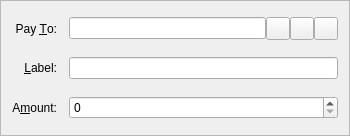
<?xml version="1.0" encoding="UTF-8"?>
<ui version="4.0">
 <class>SendCoinsEntry</class>
 <widget class="QFrame" name="SendCoinsEntry">
  <property name="geometry">
   <rect>
    <x>0</x>
    <y>0</y>
    <width>350</width>
    <height>136</height>
   </rect>
  </property>
  <property name="windowTitle">
   <string>Form</string>
  </property>
  <property name="frameShape">
   <enum>QFrame::StyledPanel</enum>
  </property>
  <property name="frameShadow">
   <enum>QFrame::Sunken</enum>
  </property>
  <layout class="QGridLayout" name="gridLayout">
   <property name="spacing">
    <number>12</number>
   </property>
   <item row="5" column="0">
    <widget class="QLabel" name="label">
     <property name="text">
      <string>A&amp;mount:</string>
     </property>
     <property name="alignment">
      <set>Qt::AlignRight|Qt::AlignTrailing|Qt::AlignVCenter</set>
     </property>
     <property name="buddy">
      <cstring>payAmount</cstring>
     </property>
    </widget>
   </item>
   <item row="3" column="0">
    <widget class="QLabel" name="label_2">
     <property name="text">
      <string>Pay &amp;To:</string>
     </property>
     <property name="alignment">
      <set>Qt::AlignRight|Qt::AlignTrailing|Qt::AlignVCenter</set>
     </property>
     <property name="buddy">
      <cstring>payTo</cstring>
     </property>
    </widget>
   </item>
   <item row="5" column="1">
    <widget class="BitcoinAmountField" name="payAmount"/>
   </item>
   <item row="4" column="0">
    <widget class="QLabel" name="label_4">
     <property name="text">
      <string>&amp;Label:</string>
     </property>
     <property name="alignment">
      <set>Qt::AlignRight|Qt::AlignTrailing|Qt::AlignVCenter</set>
     </property>
     <property name="buddy">
      <cstring>addAsLabel</cstring>
     </property>
    </widget>
   </item>
   <item row="3" column="1">
    <layout class="QHBoxLayout" name="payToLayout">
     <property name="spacing">
      <number>0</number>
     </property>
     <item>
      <widget class="QValidatedLineEdit" name="payTo">
       <property name="toolTip">
        <string>The address to send the payment to (e.g. PKG1Rku9mT5LPUpnpPgDBjNmuWV7XBN1xc)</string>
       </property>
       <property name="maxLength">
        <number>102</number>
       </property>
      </widget>
     </item>
     <item>
      <widget class="QToolButton" name="addressBookButton">
       <property name="toolTip">
        <string>Choose address from address book</string>
       </property>
       <property name="text">
        <string/>
       </property>
       <property name="icon">
        <iconset resource="../bitcoin.qrc">
         <normaloff>:/icons/address-book</normaloff>:/icons/address-book</iconset>
       </property>
       <property name="shortcut">
        <string>Alt+A</string>
       </property>
      </widget>
     </item>
     <item>
      <widget class="QToolButton" name="pasteButton">
       <property name="toolTip">
        <string>Paste address from clipboard</string>
       </property>
       <property name="text">
        <string/>
       </property>
       <property name="icon">
        <iconset resource="../bitcoin.qrc">
         <normaloff>:/icons/editpaste</normaloff>:/icons/editpaste</iconset>
       </property>
       <property name="shortcut">
        <string>Alt+P</string>
       </property>
      </widget>
     </item>
     <item>
      <widget class="QToolButton" name="deleteButton">
       <property name="toolTip">
        <string>Remove this recipient</string>
       </property>
       <property name="text">
        <string/>
       </property>
       <property name="icon">
        <iconset resource="../bitcoin.qrc">
         <normaloff>:/icons/remove</normaloff>:/icons/remove</iconset>
       </property>
      </widget>
     </item>
    </layout>
   </item>
   <item row="4" column="1">
    <widget class="QValidatedLineEdit" name="addAsLabel">
     <property name="toolTip">
      <string>Enter a label for this address to add it to your address book</string>
     </property>
    </widget>
   </item>
  </layout>
 </widget>
 <customwidgets>
  <customwidget>
   <class>BitcoinAmountField</class>
   <extends>QSpinBox</extends>
   <header>bitcoinamountfield.h</header>
   <container>1</container>
  </customwidget>
  <customwidget>
   <class>QValidatedLineEdit</class>
   <extends>QLineEdit</extends>
   <header>qvalidatedlineedit.h</header>
  </customwidget>
 </customwidgets>
 <resources>
  <include location="../bitcoin.qrc"/>
 </resources>
 <connections/>
</ui>
